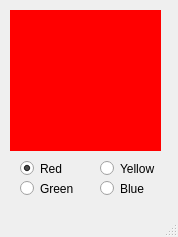
<?xml version="1.0" encoding="UTF-8"?>
<ui version="4.0">
 <class>MainWindow</class>
 <widget class="QMainWindow" name="MainWindow">
  <property name="geometry">
   <rect>
    <x>0</x>
    <y>0</y>
    <width>178</width>
    <height>237</height>
   </rect>
  </property>
  <property name="windowTitle">
   <string>Colors</string>
  </property>
  <widget class="QWidget" name="centralwidget">
   <widget class="QRadioButton" name="radioButtonRed">
    <property name="geometry">
     <rect>
      <x>20</x>
      <y>160</y>
      <width>82</width>
      <height>17</height>
     </rect>
    </property>
    <property name="text">
     <string>Red</string>
    </property>
    <property name="checked">
     <bool>true</bool>
    </property>
   </widget>
   <widget class="QRadioButton" name="radioButtonGreen">
    <property name="geometry">
     <rect>
      <x>20</x>
      <y>180</y>
      <width>82</width>
      <height>17</height>
     </rect>
    </property>
    <property name="text">
     <string>Green</string>
    </property>
   </widget>
   <widget class="QRadioButton" name="radioButtonBlue">
    <property name="geometry">
     <rect>
      <x>100</x>
      <y>180</y>
      <width>82</width>
      <height>17</height>
     </rect>
    </property>
    <property name="text">
     <string>Blue</string>
    </property>
   </widget>
   <widget class="QRadioButton" name="radioButtonYellow">
    <property name="geometry">
     <rect>
      <x>100</x>
      <y>160</y>
      <width>82</width>
      <height>17</height>
     </rect>
    </property>
    <property name="text">
     <string>Yellow</string>
    </property>
   </widget>
   <widget class="QLabel" name="labelColor">
    <property name="geometry">
     <rect>
      <x>10</x>
      <y>10</y>
      <width>151</width>
      <height>141</height>
     </rect>
    </property>
    <property name="styleSheet">
     <string notr="true">background-color:red;</string>
    </property>
    <property name="text">
     <string/>
    </property>
   </widget>
  </widget>
  <widget class="QMenuBar" name="menubar">
   <property name="geometry">
    <rect>
     <x>0</x>
     <y>0</y>
     <width>178</width>
     <height>21</height>
    </rect>
   </property>
  </widget>
  <widget class="QStatusBar" name="statusbar"/>
 </widget>
 <resources/>
 <connections/>
</ui>
